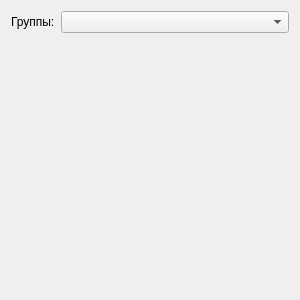
<?xml version="1.0" encoding="UTF-8"?>
<ui version="4.0">
 <class>scheme_widget</class>
 <widget class="QWidget" name="scheme_widget">
  <property name="geometry">
   <rect>
    <x>0</x>
    <y>0</y>
    <width>300</width>
    <height>300</height>
   </rect>
  </property>
  <property name="sizePolicy">
   <sizepolicy hsizetype="Fixed" vsizetype="Fixed">
    <horstretch>0</horstretch>
    <verstretch>0</verstretch>
   </sizepolicy>
  </property>
  <property name="minimumSize">
   <size>
    <width>200</width>
    <height>0</height>
   </size>
  </property>
  <property name="windowTitle">
   <string>Form</string>
  </property>
  <layout class="QGridLayout" name="gridLayout">
   <item row="0" column="0">
    <layout class="QVBoxLayout" name="verticalLayout">
     <item>
      <layout class="QHBoxLayout" name="horizontalLayout">
       <item>
        <widget class="QLabel" name="label">
         <property name="text">
          <string>Группы:</string>
         </property>
        </widget>
       </item>
       <item>
        <widget class="QComboBox" name="groups_combo">
         <property name="sizePolicy">
          <sizepolicy hsizetype="Preferred" vsizetype="Fixed">
           <horstretch>1</horstretch>
           <verstretch>0</verstretch>
          </sizepolicy>
         </property>
        </widget>
       </item>
      </layout>
     </item>
     <item>
      <widget class="QStackedWidget" name="stacked_widget"/>
     </item>
    </layout>
   </item>
  </layout>
 </widget>
 <resources/>
 <connections/>
</ui>
